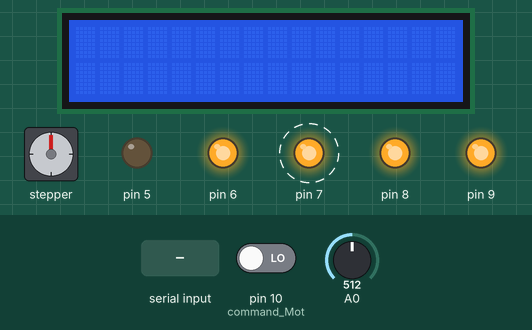
Simulated run of this sketch. Board: Arduino Uno, built with avr-gcc and run on an emulated ATmega328P. On the bench: stepper motor, 16×2 character LCD, output pins drawn as LEDs (lit = HIGH). Wiring (inferred from the names in the program): stepper motor driver (200 steps per turn assumed): step pin 11; direction pin 12; enable pin 4. Dashed ring = blinking. Inputs (shaded band) come from the test bench; at power-on: pin 10 (command_Mot) LOW, A0 = 512. Pins used as bus, display or sensor lines are not drawn.

Above: at 6.3 s.
6.4 s: pin 10 (command_Mot) driven HIGH
At 7.2 s:
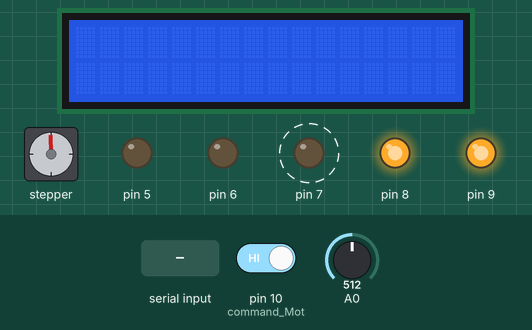
8.0 s: "0" received over Serial
At 8.25 s:
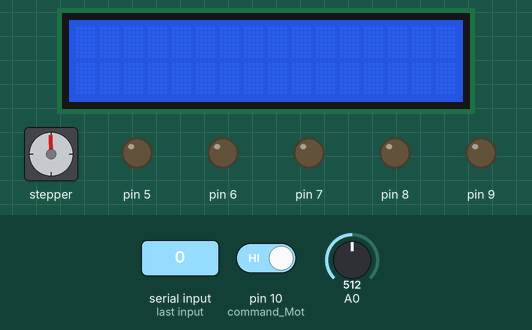
At 9.18 s:
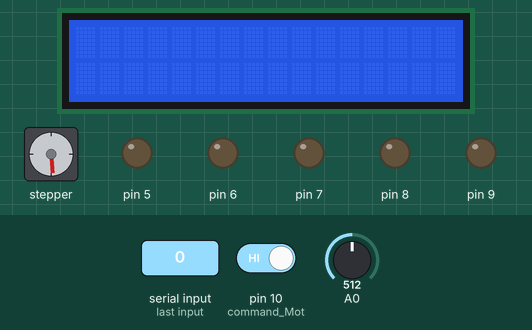
11.7 s: A0 set to 716
14.7 s: "1" received over Serial
At 14.9 s:
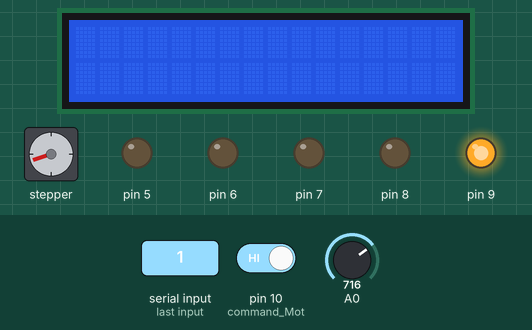
17.1 s: A0 set to 900
21.0 s: A0 set to 1023
Timing chart, 0 to 23.5 s (numbered marks = the images above; inputs shaded):
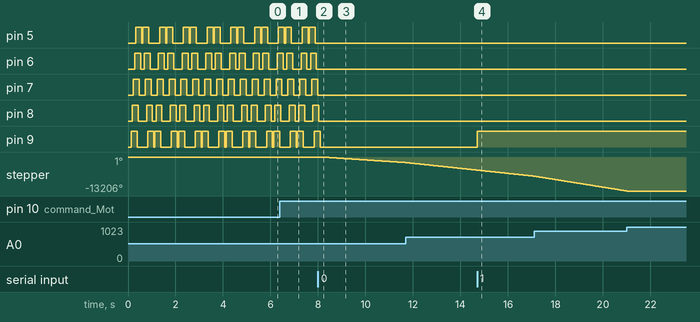

The sketch:

Shaking_Incubator_Program_arduino_nano.ino.ino
```cpp
/*Example sketch to control a stepper motor with A4988/DRV8825 stepper motor driver and Arduino without a library. More info: https://www.makerguides.com */

// Define stepper motor connections and steps per revolution:
#define dirPin 12
#define stepPin 11
#define enablepin 4
#define command_Mot 10
#define stepsPerRevolution 200
#define NOT_AN_INTERRUPT -1
#define motorInterfaceType 1
#define d 50
#include <Wire.h>
#include <LiquidCrystal_I2C.h>
#include <AccelStepper.h>
LiquidCrystal_I2C lcd(0x27, 16, 2);
// Create a new instance of the AccelStepper class:
//AccelStepper stepper = AccelStepper(motorInterfaceType, stepPin, dirPin);
int freq = 600;
int nb_int = 0;
void setup() {
  // Declare pins as output:
  lcd.init();                      // initialize the lcd
  lcd.init();
  lcd.backlight();
  // Set the speed in steps per second:
  // stepper.setMaxSpeed(3000);
  pinMode(stepPin, OUTPUT);
  pinMode(dirPin, OUTPUT);
  pinMode(enablepin, OUTPUT);
  pinMode(command_Mot, INPUT);
  pinMode(12, OUTPUT);
  pinMode(5, OUTPUT);
  pinMode(6, OUTPUT);
  pinMode(7, OUTPUT);
  pinMode(8, OUTPUT);
  pinMode(9, OUTPUT);
  lcd.clear();
  Serial.begin(9600);
  for (int a = 0; a < 5; a++)
  {
    jeu_de_led();
  }
  //  initialisation_interrupt();
}


int frq = 0;
int a = 0;
int b = 0;
int sensorValue = 0;
float rpm = 0;
float dd = 0;
void loop() {
  // Set the spinning direction clockwise:
  digitalWrite(dirPin, LOW);
  if (Serial.available())
  {

    char c = Serial.read();

    if (c == '0')
    {
      a = 1;
      digitalWrite(9, LOW);
      digitalWrite(8, LOW);
      digitalWrite(7, LOW);
      digitalWrite(6, LOW);
      digitalWrite(5, LOW);
    }
    else if (c == '1')
    {
      a = 1;
      digitalWrite(9, HIGH);
      digitalWrite(8, LOW);
      digitalWrite(7, LOW);
      digitalWrite(6, LOW);
      digitalWrite(5, LOW);
    }
    else if (c == '2')
    {
      a = 1;
      digitalWrite(9, HIGH);
      digitalWrite(8, HIGH);
      digitalWrite(7, LOW);
      digitalWrite(6, LOW);
      digitalWrite(5, LOW);
    }
    else if (c == '3')
    {
      a = 1;
      digitalWrite(9, HIGH);
      digitalWrite(8, HIGH);
      digitalWrite(7, HIGH);
      digitalWrite(6, LOW);
      digitalWrite(5, LOW);
    }
    else if (c == '4')
    {
      a = 1;
      digitalWrite(9, HIGH);
      digitalWrite(8, HIGH);
      digitalWrite(7, HIGH);
      digitalWrite(6, HIGH);
      digitalWrite(5, LOW);
    }
    else if (c == '5')
    {
      a = 1;
      digitalWrite(9, HIGH);
      digitalWrite(8, HIGH);
      digitalWrite(7, HIGH);
      digitalWrite(6, HIGH);
      digitalWrite(5, HIGH);
    }
    /*else if (c == '*')
      {
      jeu_de_led();
      }*/
  }
  else
  {

    if (a < 1)jeu_de_led();
  }
  if (digitalRead(command_Mot) == HIGH)
  {

    b = 1;
    sensorValue = analogRead(A0);
    sensorValue = sensorValue - sensorValue % 60;
    rpm = N(sensorValue);
   // Serial.println(rpm);
    dd = ((float)60000000 / (float)(400 * rpm)) - 125;
    if (rpm > 70)
    {
      digitalWrite(enablepin, LOW);
      digitalWrite(stepPin, HIGH);
      delayMicroseconds(dd);
      digitalWrite(stepPin, LOW);
      delayMicroseconds(dd);
    }
    else
    {
      digitalWrite(enablepin, HIGH);
    }

  }
  else
  {
    if (b == 1)
    {
      sensorValue = analogRead(A0);
      sensorValue = sensorValue - sensorValue % 60;
      rpm = N(sensorValue);
      dd = ((float)60000000 / (float)(400 * rpm)) - 125;
      while (rpm > 80)
      {

        for (int j = 1; j <= 200; j++)
        {
          digitalWrite(enablepin, LOW);
          digitalWrite(stepPin, HIGH);
          delayMicroseconds(dd);
          digitalWrite(stepPin, LOW);
          delayMicroseconds(dd);
        }
        rpm=rpm-20;
        dd = ((float)60000000 / (float)(400 * rpm)) - 125;
      }
    }
    digitalWrite(enablepin, HIGH);
    b = 0;
  }

  /*
    if(digitalRead(command_Mot)==HIGH)
    {
    digitalWrite(12, HIGH);
    sensorValue = analogRead(A0);
    digitalWrite(stepPin, HIGH);
    delayMicroseconds(map(sensorValue,550,1023,600,2000));
    digitalWrite(stepPin, LOW);
    delayMicroseconds(map(sensorValue,550,1023,600,2000));
    }
    else
    {
    digitalWrite(12, LOW);
    }*/


}
void initialisation_interrupt()
{
  attachInterrupt(digitalPinToInterrupt(2), update_freq, RISING); //Procedure d'initialisaton des interruptions
  //attachInterrupt(digitalPinToInterrupt(3),AbsenceTensionAvale,CHANGE);
}
void update_freq()
{
  long long previous = micros();
  while (micros() - previous < 1000000) {}
  if (freq == 500)freq = 2500;
  else
    freq = freq - 200;
  Serial.print("freq=");
  Serial.println(freq);

  // delayMicroseconds(1000000);

}
void jeu_de_led()
{
  //Allumer gauche vers droite
  digitalWrite(9, HIGH);
  digitalWrite(8, LOW);
  digitalWrite(7, LOW);
  digitalWrite(6, LOW);
  digitalWrite(5, LOW);
  delay(d);
  digitalWrite(9, HIGH);
  digitalWrite(8, HIGH);
  digitalWrite(7, LOW);
  digitalWrite(6, LOW);
  digitalWrite(5, LOW);
  delay(d);
  digitalWrite(9, HIGH);
  digitalWrite(8, HIGH);
  digitalWrite(7, HIGH);
  digitalWrite(6, LOW);
  digitalWrite(5, LOW);
  delay(d);
  digitalWrite(9, HIGH);
  digitalWrite(8, HIGH);
  digitalWrite(7, HIGH);
  digitalWrite(6, HIGH);
  digitalWrite(5, LOW);
  delay(d);
  digitalWrite(9, HIGH);
  digitalWrite(8, HIGH);
  digitalWrite(7, HIGH);
  digitalWrite(6, HIGH);
  digitalWrite(5, HIGH);
  delay(d);
  //eteindre gauche vers droite
  digitalWrite(9, LOW);
  digitalWrite(8, HIGH);
  digitalWrite(7, HIGH);
  digitalWrite(6, HIGH);
  digitalWrite(5, HIGH);
  delay(d);
  digitalWrite(9, LOW);
  digitalWrite(8, LOW);
  digitalWrite(7, HIGH);
  digitalWrite(6, HIGH);
  digitalWrite(5, HIGH);
  delay(d);
  digitalWrite(9, LOW);
  digitalWrite(8, LOW);
  digitalWrite(7, LOW);
  digitalWrite(6, HIGH);
  digitalWrite(5, HIGH);
  delay(d);
  digitalWrite(9, LOW);
  digitalWrite(8, LOW);
  digitalWrite(7, LOW);
  digitalWrite(6, LOW);
  digitalWrite(5, HIGH);
  delay(d);
  digitalWrite(9, LOW);
  digitalWrite(8, LOW);
  digitalWrite(7, LOW);
  digitalWrite(6, LOW);
  digitalWrite(5, LOW);
  delay(d);
  //Allumer droite vers gauche
  digitalWrite(5, HIGH);
  digitalWrite(6, LOW);
  digitalWrite(7, LOW);
  digitalWrite(8, LOW);
  digitalWrite(9, LOW);
  delay(d);
  digitalWrite(5, HIGH);
  digitalWrite(6, HIGH);
  digitalWrite(7, LOW);
  digitalWrite(8, LOW);
  digitalWrite(9, LOW);
  delay(d);
  digitalWrite(5, HIGH);
  digitalWrite(6, HIGH);
  digitalWrite(7, HIGH);
  digitalWrite(8, LOW);
  digitalWrite(9, LOW);
  delay(d);
  digitalWrite(5, HIGH);
  digitalWrite(6, HIGH);
  digitalWrite(7, HIGH);
  digitalWrite(8, HIGH);
  digitalWrite(9, LOW);
  delay(d);
  digitalWrite(9, HIGH);
  digitalWrite(8, HIGH);
  digitalWrite(7, HIGH);
  digitalWrite(6, HIGH);
  digitalWrite(5, HIGH);
  delay(d);
  //eteindre de la droite vers la gauche
  digitalWrite(5, LOW);
  digitalWrite(6, HIGH);
  digitalWrite(7, HIGH);
  digitalWrite(8, HIGH);
  digitalWrite(9, HIGH);
  delay(d);
  digitalWrite(5, LOW);
  digitalWrite(6, LOW);
  digitalWrite(7, HIGH);
  digitalWrite(8, HIGH);
  digitalWrite(9, HIGH);
  delay(d);
  digitalWrite(5, LOW);
  digitalWrite(6, LOW);
  digitalWrite(7, LOW);
  digitalWrite(8, HIGH);
  digitalWrite(9, HIGH);
  delay(d);
  digitalWrite(5, LOW);
  digitalWrite(6, LOW);
  digitalWrite(7, LOW);
  digitalWrite(8, LOW);
  digitalWrite(9, HIGH);
  delay(d);
  digitalWrite(5, LOW);
  digitalWrite(6, LOW);
  digitalWrite(7, LOW);
  digitalWrite(8, LOW);
  digitalWrite(9, LOW);
  delay(d);
}
float N(int sensor)
{
  if (sensor == 420) return 80;
  if (sensor == 480) return 100;
  if (sensor == 540) return 120;
  if (sensor == 600) return 140;
  if (sensor == 660) return 160;
  if (sensor == 720) return 180;
  if (sensor == 780) return 200;
  if (sensor == 840) return 220;
  if (sensor == 900) return 240;
  if (sensor == 960) return 260;
}
```

Measured:
- after the input at 8.0 s, pin 5–7: stops changing and stays LOW; pin 8: goes on until 8.0 s, then stays LOW; pin 9: goes on until 8.1 s, then stays LOW
- after the input at 14.7 s, pin 9: LOW → HIGH at once
- after the input at 21.0 s, stepper: stops changing and stays -13206°
- by itself, pin 7: alternates HIGH for 0.25 s and LOW for 0.25 s
